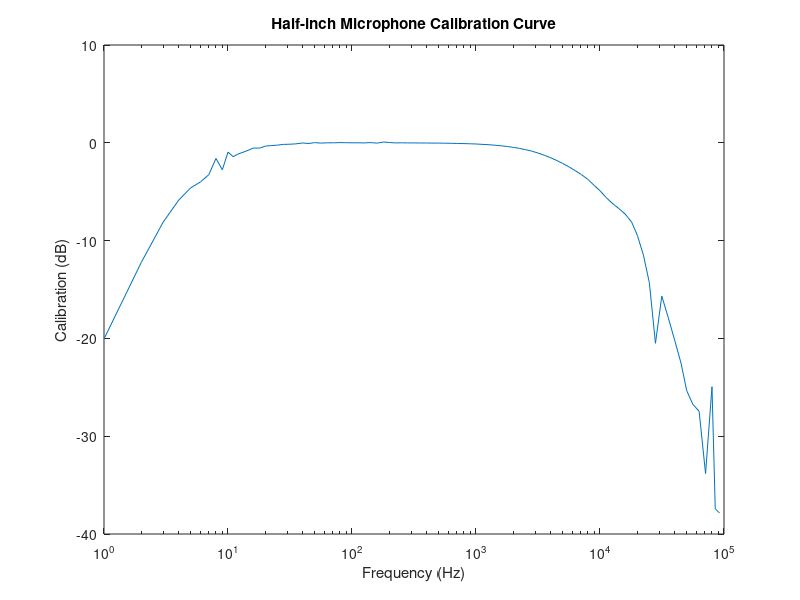

MATLAB code to generate this figure:
clear; close all;

f = [1	2	3	4	5	6	7	8	9	10	11	12	14	16	18	20	22	25	28	31	35	40	45	50	56	63	71	80	89	100	112	125	140	160	180	200	224	250	280	315	355	400	450	500	560	630	710	800	900	1000	1120	1250	1400	1600	1800	2000	2240	2500	2800	3150	3550	4000	4500	5000	5600	6300	7100	8000	9000	10000	11200	12500	14000	16000	18000	20000	22400	25000	28000	31500	35500	40000	45000	50000	56000	63000	71000	80000	85000	92000];
pressure = [-20.06	-12.22	-8.11	-5.87	-4.61	-4	-3.26	-1.6	-2.76	-0.95	-1.42	-1.16	-0.85	-0.54	-0.54	-0.34	-0.29	-0.24	-0.16	-0.15	-0.11	-0.02	-0.07	0.02	-0.03	0	0	0.02	0.01	0	0	-0.01	0.02	-0.03	0.08	0.03	-0.01	0	-0.01	-0.01	-0.02	-0.02	-0.03	-0.03	-0.04	-0.05	-0.07	-0.08	-0.1	-0.12	-0.16	-0.19	-0.24	-0.31	-0.38	-0.47	-0.57	-0.7	-0.84	-1.04	-1.27	-1.53	-1.82	-2.11	-2.45	-2.84	-3.26	-3.75	-4.37	-4.9	-5.59	-6.16	-6.66	-7.3	-8.11	-9.46	-11.48	-14.3	-20.5	-15.67	-17.87	-20.18	-22.52	-25.33	-26.73	-27.45	-33.82	-24.94	-37.42	-37.85];

figure
semilogx(f,pressure)
title('Half-inch Microphone Calibration Curve')
xlabel('Frequency (Hz)')
ylabel('Calibration (dB)')